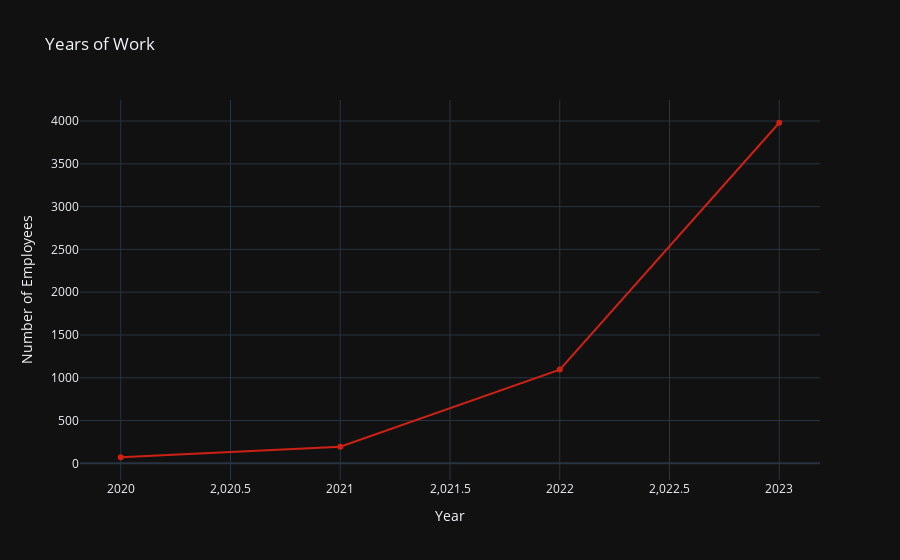

The cell this chart's notebook holds for it:
### Code cell
iplot(px.line(x = df['work_year'].value_counts().index,
              y = df['work_year'].value_counts().values,
              markers=True,
              labels={'x':'Year','y':'Number of Employees'},
              title='Years of Work',
              line_shape="linear",
              color_discrete_sequence=['#cc2114'],
              template='plotly_dark'
              ))

### Figure 1 — Plotly figure (JSON) as saved in the notebook; plotly's stock layout.template omitted (floating-point values rounded to 4 significant figures)
{"data": [{"hovertemplate": "Year=%{x}<br>Number of Employees=%{y}<extra></extra>", "legendgroup": "", "line": {"color": "#cc2114", "dash": "solid", "shape": "linear"}, "marker": {"symbol": "circle"}, "mode": "lines+markers", "name": "", "orientation": "v", "showlegend": false, "type": "scatter", "x": [2023, 2022, 2021, 2020], "xaxis": "x", "y": [3980, 1095, 195, 71], "yaxis": "y"}], "layout": {"legend": {"tracegroupgap": 0}, "title": {"text": "Years of Work"}, "xaxis": {"anchor": "y", "domain": [0, 1], "title": {"text": "Year"}}, "yaxis": {"anchor": "x", "domain": [0, 1], "title": {"text": "Number of Employees"}}}}
